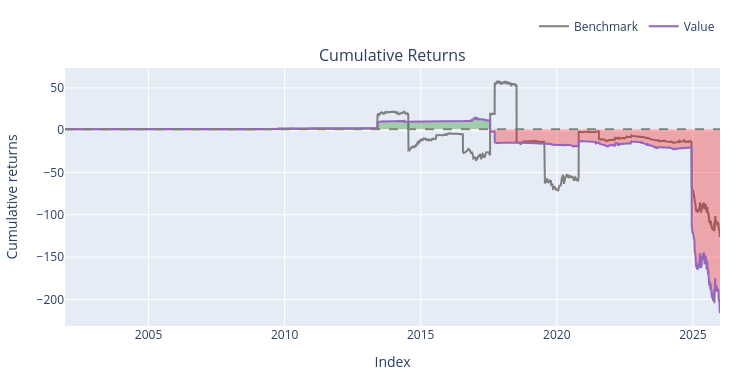

Notebook code for this chart:
### Code cell
pf_combined.plot().show()

### Figure 1 — Plotly figure (JSON) as saved in the notebook; plotly's stock layout.template omitted (floating-point values rounded to 4 significant figures; data arrays with more than 128 entries replaced by an {"elided": "..."} marker saying what was removed)
{"data": [{"legendgroup": "0", "line": {"color": "#7f7f7f"}, "name": "Benchmark", "showlegend": true, "type": "scatter", "uid": "4541b338-e9f7-47a7-93b9-be8e7f8fd56f", "x": {"elided": "6083 str values"}, "xaxis": "x", "y": {"elided": "6083 float values"}, "yaxis": "y"}, {"hoverinfo": "skip", "legendgroup": "1", "line": {"color": "rgba(0, 0, 0, 0)", "width": 0}, "opacity": 0, "showlegend": false, "type": "scatter", "uid": "7a071a91-b138-4d0d-a80f-c05c535ccd1f", "x": {"elided": "6083 str values"}, "xaxis": "x", "y": {"elided": "6083 int values"}, "yaxis": "y"}, {"connectgaps": false, "fill": "tonexty", "fillcolor": "rgba(0, 128, 0, 0.3)", "hoverinfo": "skip", "legendgroup": "1", "line": {"color": "rgba(0, 0, 0, 0)", "width": 0}, "opacity": 0, "showlegend": false, "type": "scatter", "uid": "61e6cb92-b659-4b4c-8d75-f02ae9d16600", "x": {"elided": "6083 str values"}, "xaxis": "x", "y": {"elided": "6083 float values"}, "yaxis": "y"}, {"hoverinfo": "skip", "legendgroup": "1", "line": {"color": "rgba(0, 0, 0, 0)", "width": 0}, "opacity": 0, "showlegend": false, "type": "scatter", "uid": "7d27105c-044a-4457-8618-c7b9f0dc5865", "x": {"elided": "6083 str values"}, "xaxis": "x", "y": {"elided": "6083 int values"}, "yaxis": "y"}, {"connectgaps": false, "fill": "tonexty", "fillcolor": "rgba(255, 0, 0, 0.3)", "hoverinfo": "skip", "legendgroup": "1", "line": {"color": "rgba(0, 0, 0, 0)", "width": 0}, "opacity": 0, "showlegend": false, "type": "scatter", "uid": "6c7a9805-50df-4132-b4bc-f6a7da44792e", "x": {"elided": "6083 str values"}, "xaxis": "x", "y": {"elided": "6083 float values"}, "yaxis": "y"}, {"legendgroup": "2", "line": {"color": "#9467bd"}, "name": "Value", "showlegend": true, "type": "scatter", "uid": "d25995e3-9098-40ce-bbc2-eeb8f944206c", "x": {"elided": "6083 str values"}, "xaxis": "x", "y": {"elided": "6083 float values"}, "yaxis": "y"}, {"hoverinfo": "skip", "legendgroup": "1", "line": {"color": "rgba(0, 0, 0, 0)", "width": 0}, "opacity": 0, "showlegend": false, "type": "scatter", "uid": "a29c718f-9c83-4550-b554-c1871c518f0a", "x": {"elided": "6083 str values"}, "xaxis": "x", "y": {"elided": "6083 int values"}, "yaxis": "y"}], "layout": {"annotations": [{"font": {"size": 16}, "showarrow": false, "text": "Cumulative Returns", "x": 0.5, "xanchor": "center", "xref": "paper", "y": 1, "yanchor": "bottom", "yref": "paper"}], "height": 380, "legend": {"orientation": "h", "traceorder": "normal", "x": 1, "xanchor": "right", "y": 1.105, "yanchor": "bottom"}, "margin": {"b": 30, "l": 30, "r": 30, "t": 30}, "shapes": [{"line": {"color": "gray", "dash": "dash"}, "type": "line", "x0": 0, "x1": 1, "xref": "paper", "y0": 1, "y1": 1, "yref": "y"}], "showlegend": true, "width": 750, "xaxis": {"anchor": "y", "domain": [0, 1], "title": {"text": "Index"}}, "yaxis": {"anchor": "x", "domain": [0, 1], "title": {"text": "Cumulative returns"}}}}
